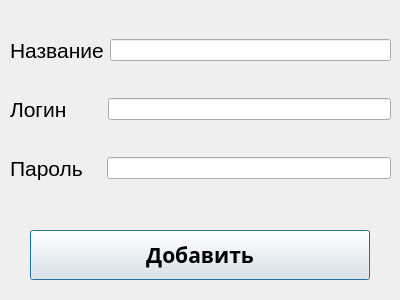
<?xml version="1.0" encoding="UTF-8"?>
<ui version="4.0">
 <class>AddPassword</class>
 <widget class="QDialog" name="AddPassword">
  <property name="geometry">
   <rect>
    <x>0</x>
    <y>0</y>
    <width>400</width>
    <height>300</height>
   </rect>
  </property>
  <property name="windowTitle">
   <string>Dialog</string>
  </property>
  <widget class="QWidget" name="verticalLayoutWidget">
   <property name="geometry">
    <rect>
     <x>10</x>
     <y>10</y>
     <width>381</width>
     <height>201</height>
    </rect>
   </property>
   <layout class="QVBoxLayout" name="verticalLayout">
    <item>
     <layout class="QHBoxLayout" name="name_layout">
      <item>
       <widget class="QLabel" name="name">
        <property name="font">
         <font>
          <family>Arial</family>
          <pointsize>16</pointsize>
         </font>
        </property>
        <property name="text">
         <string>Название</string>
        </property>
       </widget>
      </item>
      <item>
       <widget class="QLineEdit" name="name_edit"/>
      </item>
     </layout>
    </item>
    <item>
     <layout class="QHBoxLayout" name="login_layout">
      <item>
       <widget class="QLabel" name="login">
        <property name="font">
         <font>
          <family>Arial</family>
          <pointsize>16</pointsize>
         </font>
        </property>
        <property name="text">
         <string>Логин      </string>
        </property>
       </widget>
      </item>
      <item>
       <widget class="QLineEdit" name="login_edit"/>
      </item>
     </layout>
    </item>
    <item>
     <layout class="QHBoxLayout" name="password_layout">
      <item>
       <widget class="QLabel" name="password">
        <property name="font">
         <font>
          <family>Arial</family>
          <pointsize>16</pointsize>
         </font>
        </property>
        <property name="text">
         <string>Пароль   </string>
        </property>
       </widget>
      </item>
      <item>
       <widget class="QLineEdit" name="password_edit"/>
      </item>
     </layout>
    </item>
   </layout>
  </widget>
  <widget class="QPushButton" name="add_button">
   <property name="geometry">
    <rect>
     <x>30</x>
     <y>230</y>
     <width>340</width>
     <height>50</height>
    </rect>
   </property>
   <property name="font">
    <font>
     <family>Yu Gothic UI Semilight</family>
     <pointsize>16</pointsize>
     <weight>75</weight>
     <bold>true</bold>
    </font>
   </property>
   <property name="text">
    <string>Добавить</string>
   </property>
  </widget>
 </widget>
 <resources/>
 <connections/>
</ui>
